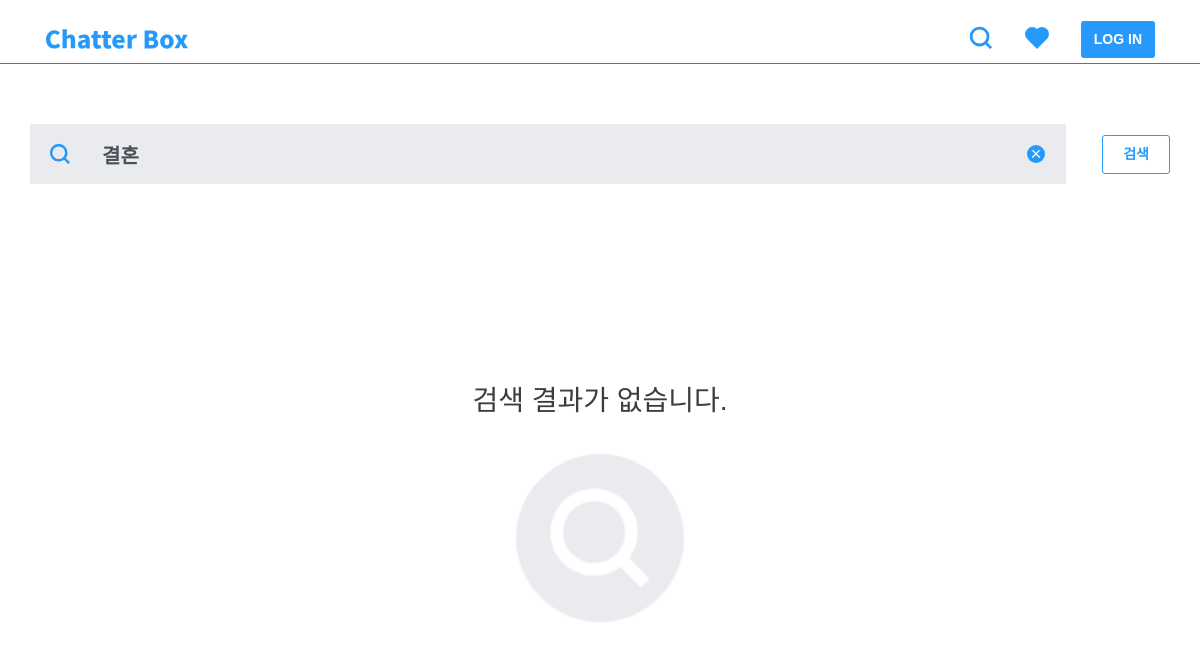
Page /post/search/?q=결혼 on the earlier database version.
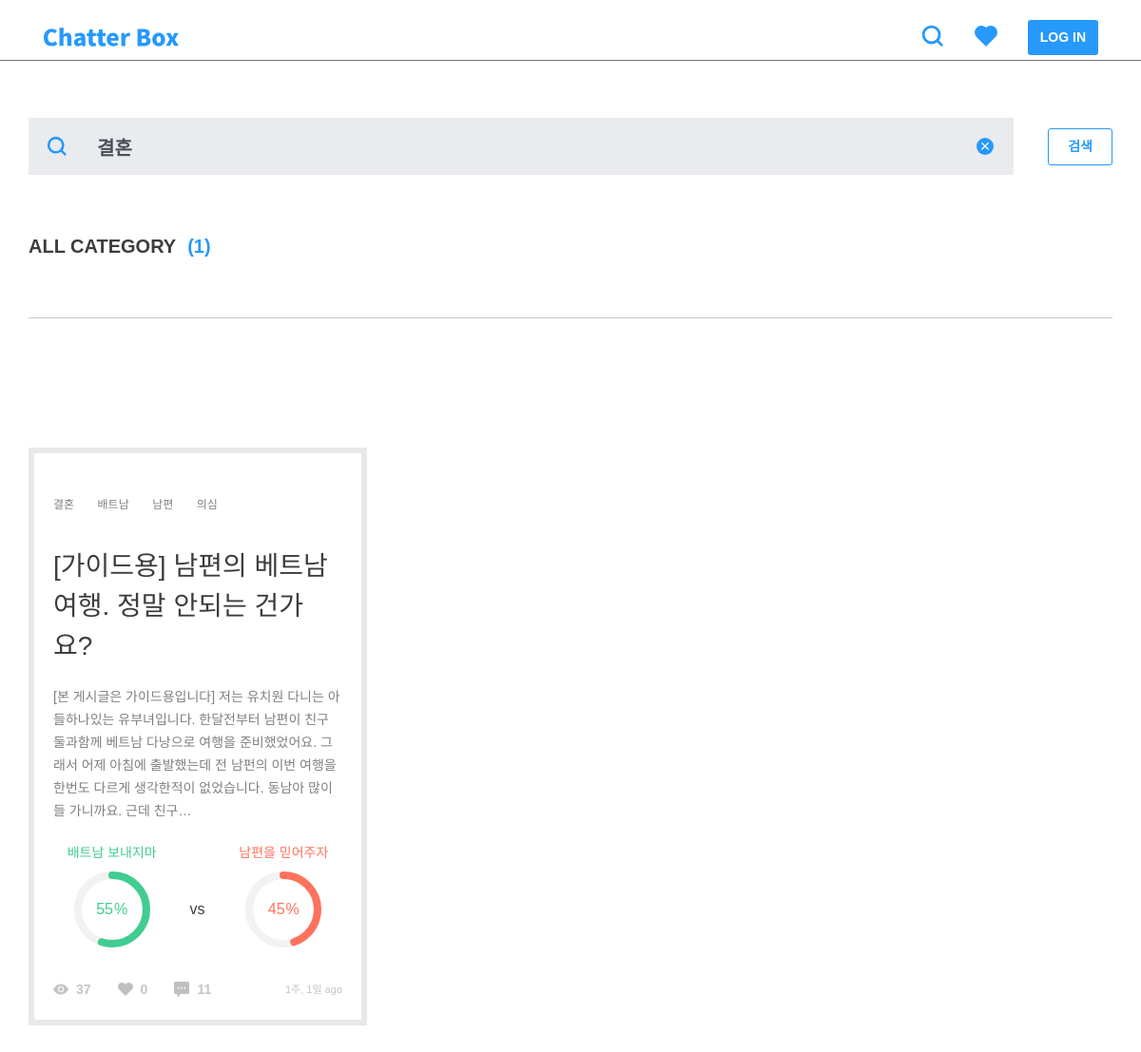
Same page on the later database version.
### post/models.py (models this page shows, shortened)
class TimeStampedModel(models.Model):
    created_at = models.DateTimeField(auto_now_add=True, null=True)
    updated_at = models.DateTimeField(auto_now=True, null=True)
    class Meta():
        abstract = True

class Post(TimeStampedModel):
    author = models.ForeignKey(settings.AUTH_USER_MODEL)
    category = models.ForeignKey('Category')
    title = models.CharField(max_length=160, null=True)
    background = models.TextField()
    background_image1 = models.ImageField(
        upload_to='post', blank=True, null=True)
    background_image2 = models.ImageField(
        upload_to='post', blank=True, null=True)
    background_image3 = models.ImageField(
        upload_to='post', blank=True, null=True)
    background_image4 = models.ImageField(
        upload_to='post', blank=True, null=True)
    background_image5 = models.ImageField(
        upload_to='post', blank=True, null=True)
    tag = TagField()
    view_count = models.PositiveSmallIntegerField(default=0)
    share_count = models.PositiveSmallIntegerField(default=0)
    pro_title = models.CharField(max_length=160, null=True)
    con_title = models.CharField(max_length=160, null=True)
    @property
    def natural_time(self):
        return naturaltime(self.created_at)
    @property
    def likes_count(self):
        return self.like_users.all().count()
    @property
    def comment_count(self):
        all_count = self.comment_set.count()
        return all_count
    @property
    def pro_count(self):
        pro_sum = self.comment_set.filter(type=True).count()
        pro_comments = self.comment_set.filter(type=True)
        for comment in pro_comments:
            pro_sum = pro_sum + comment.count_comment_likes
        return pro_sum
    @property
    def con_count(self):
        con_sum = self.comment_set.filter(type=False).count()
        con_comments = self.comment_set.filter(type=False)
        for comment in con_comments:
            con_sum = con_sum + comment.count_comment_likes
        return con_sum
    @property
    def all_count(self):
        return self.pro_count + self.con_count
    @property
    def pro_percent(self):
        if not self.all_count == 0:
            result = self.pro_count / self.all_count
        else:
            result = 0
        return result
    @property
    def con_percent(self):
        if not self.all_count == 0:
            result = self.con_count / self.all_count
        else:
            result = 0
        return result
    class Meta:
        ordering = ['-created_at']

### post/views.py (the view)
def search(request):
    q = request.GET.get('q', '')
    tags = Tag.objects.annotate(tags_count=Count(
        'items')).order_by('-tags_count')[:40]
    posts = Post.objects.filter(Q(title__icontains=q) | Q(tag__icontains=q))
    search_count = posts.count()
    context = {
        'q': q,
        'tags': tags,
        'posts': posts,
        'search_count': search_count,
    }
    return render(request, 'post/search.html', context)

### comment/models.py (called while the page is built)
    @property
    def count_comment_likes(self):
        return self.like_comments.all().count()

### post/templatetags/post_extras.py (called while the page is built)
@register.filter
def split_tags(value):
    tags = []
    split_comma = value.split(',')
    for tag in split_comma:
        split_space = tag.split(" ")
        for tag in split_space:
            if tag:
                tags.append(tag)
    return tags

### templates/post/search.html (shortened to what this page needs)
{% extends 'base.html' %}
{% load static %}
{% block customCSS %}
<link rel="stylesheet" href="{% static 'css/include/categories.css' %}" />
<link rel="stylesheet" href="{% static 'css/include/sorts.css' %}" />
<link rel="stylesheet" href="{% static 'css/include/pie_chart.css' %}">
<link rel="stylesheet" href="{% static 'css/post/post_list.css' %}" />
<link rel="stylesheet" href="{% static 'css/post/search.css' %}">
{% endblock %}
{% block content %}
<div class="row form-group">
    <form id="search" action="" method="get">
        <img id="search-icon" class="search-icon" src="{% static 'img/icons/search-fill.svg' %}" alt="">
        <input id="search-value" class="form-control" type="text" placeholder="키워드, #hashtag" name="q" value="{{ q }}">
        <img id="search-reset" class="search-icon" src="{% static 'img/icons/close-fill.svg' %}" alt="">
        <button id="search-submit" class="btn btn-line" type="submit">검색</button>
    </form>
</div>
{% if q %}
{% if posts %}
<div class="row m60">
    <div class="search-header">
        <h4>ALL CATEGORY<span>({{ search_count }})</span></h4>
    </div>
    <hr class="search-divider" />
</div>
<div class="row justify-content-center p-0">
    <div class="infinite-container columns col-12 p-0 m60">
        {% for post in posts %}
        <figure id="post-{{ post.pk }}" class="infinite-item">
            {% include 'include/post.html' %}
        </figure>
        {% endfor %}
    </div>
</div>
{% else %}
<div class="web-block p60"></div>
<div class="search-empty m60">
    <h3>검색 결과가 없습니다.</h3>
    <img src="{% static 'img/search-empty.png' %}" alt="">
</div>
{% endif %}
{% endif %}
{% endblock %}

### templates/include/post.html
{% load static %}
{% load post_extras %}
<div class="tag-list">
    {% for tag in post.tag|split_tags %}
    <a class="tag" href="/post/search/?q={{ tag }}">{{ tag }}</a>
    {% endfor %}
</div>
<a href="{% url 'post:post_detail' post_pk=post.pk %}">
    <h3>{{ post.title|truncatechars:40 }}</h3>
    <div class="background">
        <p>{{ post.background|safe|truncatechars:160 }}</p>
    </div>
</a>
<div class="percent-wrap">
    <div class="chart">
        <h6 class="label pro-title">{{ post.pro_title|truncatechars:12 }}</h6>
        <div class="percentage pro-chart" data-percent="{% widthratio post.pro_percent 1 100 %}">
            <span class="pro-title">{% widthratio post.con_percent 1 100 %}</span><sup class="pro-title">%</sup>
        </div>
    </div>
    <h5>vs</h5>
    <div class="chart">
        <h6 class="label con-title">{{ post.con_title|truncatechars:12 }}</h6>
        <div class="percentage con-chart" data-percent="{% widthratio post.con_percent 1 100 %}">
            <span class="con-title">{% widthratio post.con_percent 1 100 %}</span><sup class="con-title">%</sup>
        </div>
    </div>
</div>
<div class="btn-area">
    <img src="{% static '/img/icons/view.png' %}" />
    <h6>{{ post.view_count }}</h6>
    <img src="{% static '/img/icons/heart-gray.png' %}" />
    <h6>{{ post.likes_count }}</h6>
    <img src="{% static '/img/icons/comment.png' %}" />
    <h6>{{ post.comment_count }}</h6>
    <span class="ml-auto">{{ post.natural_time }}</span>
</div>

Differences in the rows shown:
added Post: tag "결혼" "배트남" "남편" "의심", title "[가이드용] 남편의 베트남 여행. 정말 안되는 건가요?", background "[본 게시글은 가이드용입니다] 저는 유치원 다니는 아들하나있는 유부녀입니다. 한달전부터 남편이 친구 둘과함께 베트남 다낭으로 여행을 준비했었어요. 그래서 어제 아침에 출발했는데 전 남펀의 이번 여행을 한번도 다르게 생각한적이 없었습니다. 동남아 많이들 가니까요. 근데 친구…", pro_title "배트남 보내지마", con_title "남편을 믿어주자", view_count "37", likes_count "0", comment_count "11", natural_time "1주, 1일 ago"
Other differences:
{{ search_count }}: (not shown) → "1"
text no longer shown: "검색 결과가 없습니다."
text now shown: "ALL CATEGORY ( )"
